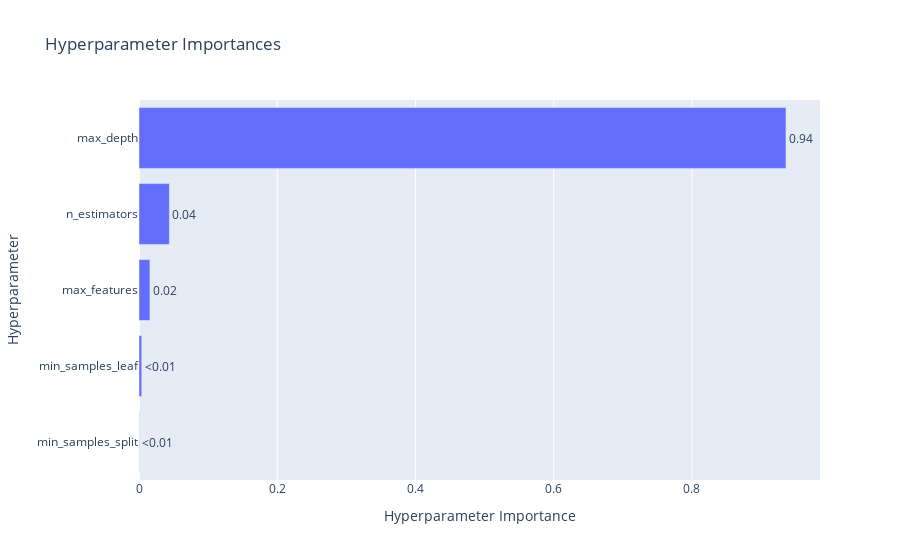

Notebook code for this chart:
### Code cell
optuna.visualization.plot_param_importances(study)

### Figure 1 — Plotly figure (JSON) as saved in the notebook; plotly's stock layout.template omitted (floating-point values rounded to 4 significant figures)
{"data": [{"cliponaxis": false, "hovertemplate": ["min_samples_split (IntDistribution): 0.00039026943478885244<extra></extra>", "min_samples_leaf (IntDistribution): 0.0039587599358707915<extra></extra>", "max_features (CategoricalDistribution): 0.015795912558776107<extra></extra>", "n_estimators (IntDistribution): 0.04391700319094264<extra></extra>", "max_depth (CategoricalDistribution): 0.9359380548796217<extra></extra>"], "name": "Objective Value", "orientation": "h", "text": ["<0.01", "<0.01", "0.02", "0.04", "0.94"], "textposition": "outside", "type": "bar", "x": [0.0003903, 0.003959, 0.0158, 0.04392, 0.9359], "y": ["min_samples_split", "min_samples_leaf", "max_features", "n_estimators", "max_depth"]}], "layout": {"title": {"text": "Hyperparameter Importances"}, "xaxis": {"title": {"text": "Hyperparameter Importance"}}, "yaxis": {"title": {"text": "Hyperparameter"}}}}
